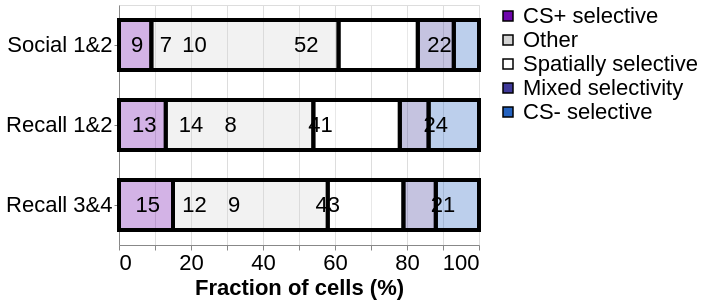

Notebook cell for this chart:
### Code cell
df=pd.DataFrame({'Org': ['Social 1&2','Social 1&2','Social 1&2','Social 1&2', 'Social 1&2','Recall 1&2', 'Recall 1&2', 'Recall 1&2', 'Recall 1&2', 'Recall 1&2','Recall 3&4', 'Recall 3&4', 'Recall 3&4', 'Recall 3&4','Recall 3&4'],
                 'Response profile': ['CS-', 'CS+', 'Mixed', 'Non-soc', 'Non','CS-', 'CS+', 'Mixed', 'Non-soc','Non', 'CS-', 'CS+', 'Mixed', 'Non-soc','Non'],
                'numbers': [7,9,10,22,52,14,13,8,24,41,12,15,9,21,43]})

#---1. increase distance between bars -- now they are overlapping. Done
# Change figure size OR/AND
# Change bar size
bar_size = 50

#2, scale bar below bars from 0 to 100.
# Adjust numbers

#3. names of legend (rose etc. should be changed to other names) changeable
# Since Altair legends reflect the content of the data. The cleanest way to change the values they show is to change the values within the dataset
# Also set color for values here

## colors
# purple #6e05ab
# light blue #2462bf
# lightgrey
# blue-purple: #3f3999
value_map = {
    'CS+' : ['CS+ selective','#6e05ab'],
    'Non' : ['Other','lightgrey'],
    'Non-soc' : ['Spatially selective','white'],
    'Mixed' : ['Mixed selectivity','#3f3999'],
    'CS-' : ['CS- selective','#2462bf'],
}

df['Response profile'] = df['Response profile'].apply(lambda x: value_map[x][0])
domain = [i[0] for i in value_map.values()]
range = [i[1] for i in value_map.values()]

#4. larger font size numbers on scale below the bars
#5. larger fontsize for legend text and larger legend in general

# Set font sizes
axis_labelFontSize = 22
title_FontSize = 22
text_FontSize = 22
legend_labelFontSize = 22
legend_titleFontSize = 22

# # Need to specify the order of bars, follow the name order of Org column
# sort_order = df['Org'].to_list() 

# Or you can specify the order manually:
sort_order = ['Social 1&2','Recall 1&2','Recall 3&4']



### Direction of bars
direction = 'horizontal'  # or 'vertical'
#direction = 'vertical'  # or 'vertical'

if direction == 'horizontal':
    ascending=[True, True]

    x_bar_str = 'sum(numbers)'
    x_text_str = 'position'
    y_bar_str = 'Org'
    y_text_str = 'Org'
    width=400
    height=240
    x_title = 'Fraction of cells (%)'
    y_title = None
else:
    ascending=[True, False]
    x_bar_str = 'Org'
    y_bar_str = 'sum(numbers)'
    x_text_str = 'Org'
    y_text_str = 'position'
    width=240
    height=360
    x_title = None
    y_title = 'Fraction of cells (%)'



# Need to calculate correct postion to show text (middle of bars)
df.sort_values(by=['Org','Response profile'],ascending=ascending,inplace=True)
df['cul'] = df.groupby(['Org'])['numbers'].cumsum()
df['position'] = df.apply(lambda row: row['cul'] - row['numbers'] // 2,axis=1)

### Plot
bars=alt.Chart().mark_bar(stroke='black', strokeWidth=4, opacity=1, fillOpacity = 0.3, size=bar_size).encode(
    x=alt.X(x_bar_str, title='Fraction of cells (%)'),
    y=alt.Y(y_bar_str, title=None, sort=sort_order),
    color=alt.Color('Response profile', title=None, 
                    scale=alt.Scale(domain=domain,
                                    range=range),
                    legend=alt.Legend(title='', orient = 'right',labelFontSize=legend_labelFontSize,titleFontSize=legend_titleFontSize))
)

text=alt.Chart().mark_text(align='center', baseline='middle', size=text_FontSize).encode(
    y=alt.Y(y_text_str, title=None, sort=sort_order),
    x=x_text_str,
    text='numbers')

chart_out = alt.layer(bars, text, data=df).properties(
    width=360,
    height=240
).configure_axis(
    labelFontSize = axis_labelFontSize,
    titleFontSize = title_FontSize,
).configure_legend(labelLimit= 0, titleLimit=0)

chart_out

### Figure 1 — Vega-Lite specification as saved in the notebook (floating-point values rounded to 4 significant figures)
{"config": {"view": {"continuousWidth": 400, "continuousHeight": 300}, "axis": {"labelFontSize": 22, "titleFontSize": 22}, "legend": {"labelLimit": 0, "titleLimit": 0}}, "layer": [{"mark": {"type": "bar", "fillOpacity": 0.3, "opacity": 1, "size": 50, "stroke": "black", "strokeWidth": 4}, "encoding": {"color": {"field": "Response profile", "legend": {"labelFontSize": 22, "orient": "right", "title": "", "titleFontSize": 22}, "scale": {"domain": ["CS+ selective", "Other", "Spatially selective", "Mixed selectivity", "CS- selective"], "range": ["#6e05ab", "lightgrey", "white", "#3f3999", "#2462bf"]}, "title": null, "type": "nominal"}, "x": {"aggregate": "sum", "field": "numbers", "title": "Fraction of cells (%)", "type": "quantitative"}, "y": {"field": "Org", "sort": ["Social 1&2", "Recall 1&2", "Recall 3&4"], "title": null, "type": "nominal"}}}, {"mark": {"type": "text", "align": "center", "baseline": "middle", "size": 22}, "encoding": {"text": {"field": "numbers", "type": "quantitative"}, "x": {"field": "position", "type": "quantitative"}, "y": {"field": "Org", "sort": ["Social 1&2", "Recall 1&2", "Recall 3&4"], "title": null, "type": "nominal"}}}], "data": {"name": "data-c0795d1d035635ecab6358899bffd1f5"}, "height": 240, "width": 360, "$schema": "https://vega.github.io/schema/vega-lite/v4.17.0.json", "datasets": {"data-c0795d1d035635ecab6358899bffd1f5": [{"Org": "Recall 1&2", "Response profile": "CS+ selective", "numbers": 13, "cul": 13, "position": 7}, {"Org": "Recall 1&2", "Response profile": "CS- selective", "numbers": 14, "cul": 27, "position": 20}, {"Org": "Recall 1&2", "Response profile": "Mixed selectivity", "numbers": 8, "cul": 35, "position": 31}, {"Org": "Recall 1&2", "Response profile": "Other", "numbers": 41, "cul": 76, "position": 56}, {"Org": "Recall 1&2", "Response profile": "Spatially selective", "numbers": 24, "cul": 100, "position": 88}, {"Org": "Recall 3&4", "Response profile": "CS+ selective", "numbers": 15, "cul": 15, "position": 8}, {"Org": "Recall 3&4", "Response profile": "CS- selective", "numbers": 12, "cul": 27, "position": 21}, {"Org": "Recall 3&4", "Response profile": "Mixed selectivity", "numbers": 9, "cul": 36, "position": 32}, {"Org": "Recall 3&4", "Response profile": "Other", "numbers": 43, "cul": 79, "position": 58}, {"Org": "Recall 3&4", "Response profile": "Spatially selective", "numbers": 21, "cul": 100, "position": 90}, {"Org": "Social 1&2", "Response profile": "CS+ selective", "numbers": 9, "cul": 9, "position": 5}, {"Org": "Social 1&2", "Response profile": "CS- selective", "numbers": 7, "cul": 16, "position": 13}, {"Org": "Social 1&2", "Response profile": "Mixed selectivity", "numbers": 10, "cul": 26, "position": 21}, {"Org": "Social 1&2", "Response profile": "Other", "numbers": 52, "cul": 78, "position": 52}, {"Org": "Social 1&2", "Response profile": "Spatially selective", "numbers": 22, "cul": 100, "position": 89}]}}
